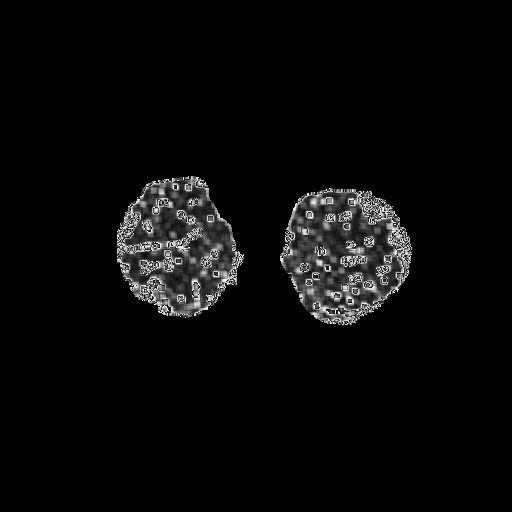
#> input picture proj/GLCM/contrast/0100001.jpg, 512 x 512 px, given as the content of the folder ../honeycombing_preprocess/honeycombing, which was not available
$ python GLCM.py
#> lines starting #> are read from the running program, lines starting #| are printed output that depends on the picture; after the words box and inside, x2 and y2 are one past the last pixel; in counts of white or black regions, pixels touching at a corner belong together; pictures that were not available may be replaced by others from this repository, and a replacement may not be noted
import os
import cv2
import matplotlib.pyplot as plt
import numpy as np
import math
import skimage.morphology as mplg
import skimage.measure as measure

typeString = ['contrast', 'energy', 'entropy', 'homogeneity']


# gray_level = 16  # 灰度级数
# window_w, window_h = 12, 12  # 窗口大小
# dx, dy = 1, 1  # 灰度共生矩阵计算方向
#
# featureType = 3  # 对应typeString选择计算的特征值
# low, high = 0, 80  # 筛选区域，保留特征值在(low,high)之间的小窗口


# def pre(number):
#     global window_w, window_h
#     # window_w, window_h = window[number], window[number]
#     # global low
#     # low = lows[number]


def getMaxGrayLevel(img):
    max_gray_level = 0
    height, width = img.shape[:2]
    for y in range(height):
        for x in range(width):
            if img[y][x] > max_gray_level:
                max_gray_level = img[y][x]
    return max_gray_level + 1


def grayDown(img, max_gray_level, gray_level):
    height, width = img.shape[:2]
    # 减小灰度级数
    if max_gray_level > gray_level:
        for j in range(height):
            for i in range(width):
                img[j][i] = img[j][i] * gray_level / max_gray_level
    return img


def getGLCM(img, dx, dy, gray_level):
    ans = np.zeros((gray_level, gray_level), dtype=int)
    height, width = img.shape[:2]

    # 计算共生矩阵
    for j in range(height - dy):
        for i in range(width - dx):
            x = img[j][i]
            y = img[j + dy][i + dx]
            # print(j, i, x, y)
            ans[x][y] += 1
    # [8 lines of commented-out code are left out]

    return ans


def feature(m, gray_level):
    contrast = 0.0  # 对比度
    energy = 0.0  # 能量
    entropy = 0.0  # 熵
    homogeneity = 0.0  # 一致性
    for i in range(gray_level):
        for j in range(gray_level):
            contrast += (i - j) * (i - j) * m[i][j]
            energy += int(m[i][j] * m[i][j])
            homogeneity += m[i][j] / (1 + (i - j) * (i - j))
            if m[i][j] > 0.0:
                entropy += m[i][j] * math.log(m[i][j])
    return [contrast, energy, -entropy, homogeneity]


def feature2gray(m, maxValue):
    print(maxValue)
    # if maxValue <= 255:
    #     return m
    height, width = m.shape[:2]
    for j in range(height):
        for i in range(width):
            m[j][i] = m[j][i] * 255 / maxValue
    return m


def checkWindow(w, threshold):
    height, width = w.shape[:2]
    for i in range(height):
        for j in range(width):
            if w[i][j] < threshold:
                return False
    return True


def computeGray(w):
    height, width = w.shape[:2]
    sum = 0
    for i in range(height):
        for j in range(width):
            sum += w[i][j]
    return sum


def focalSegment(path_isReticular, isReticular):
#> called with path_isReticular = False, isReticular = False
    if path_isReticular:
        if isReticular:
            result_path = "../reticular_result/reticular"
            parenchyma_path = "../reticular_preprocess/reticular"
        else:
            result_path = "../reticular_result/honeycombing"
            parenchyma_path = "../reticular_preprocess/honeycombing"
    else:
        if isReticular:
            result_path = "../honeycombing_result/reticular"
            parenchyma_path = "../honeycombing_preprocess/reticular"
        else:
            result_path = "../honeycombing_result/honeycombing"
            parenchyma_path = "../honeycombing_preprocess/honeycombing"

    if isReticular:
        gray_level = 16  # 灰度级数
        window_w, window_h = 5, 5  # 窗口大小
        dx, dy = 0, 1  # 灰度共生矩阵计算方向
        featureType = 2  # 对应typeString选择计算的特征值
        low, high = -11, 0  # 筛选区域，保留特征值在(low,high)之间的小窗口
        k = 7
    else:
        gray_level = 16  # 灰度级数
        window_w, window_h = 12, 12  # 窗口大小
        dx, dy = 1, 1  # 灰度共生矩阵计算方向
        featureType = 3  # 对应typeString选择计算的特征值
        low, high = 0, 80  # 筛选区域，保留特征值在(low,high)之间的小窗口
        k = 24

    for root, dirs, files in os.walk(parenchyma_path):  # 选择计算灰度共生矩阵的图
        for filename in files:
            # 读取肺实质图像
            path = os.path.join(root, filename)
            img = cv2.imread(path)
#> img is the input picture: shape (512, 512, 3); min 0, max 255, mean 9.2
            gray = cv2.cvtColor(img, cv2.COLOR_BGR2GRAY)
            height, width = gray.shape[:2]
#> height = 512; width = 512
            max_gray = getMaxGrayLevel(gray)
#> after the loop in getMaxGrayLevel, `for y in range(height):`: max_gray_level = 255
#> max_gray = 256
            gray = grayDown(gray, max_gray, gray_level)  # 减少灰度级数

            # [5 lines of commented-out code are left out]
            data = np.zeros(gray.shape[:2], dtype=int)

            # 按小区域计算GLCM
            hw = int(window_w / 2)
            hh = int(window_h / 2)
            for i in range(window_h, height - window_h, window_w):
                for j in range(window_w, width - window_w, window_h):
                    if gray[i][j] != 0:  # 提高计算效率
                        window = gray[i - hh:i + hh + 1, j - hw:j + hw + 1]
                        glcm = getGLCM(window, dx, dy, gray_level)

                        featureValue = feature(glcm, gray_level)
                        # contrast, energy, entropy, homogeneity = feature(glcm)
                        # cont[i - hh:i + hh + 1, j - hw:j + hw + 1] = contrast
                        # nrg[i - hh:i + hh + 1, j - hw:j + hw + 1] = energy
                        # ntp[i - hh:i + hh + 1, j - hw:j + hw + 1] = entropy
                        # hom[i - hh:i + hh + 1, j - hw:j + hw + 1] = homogeneity
                        data[i - hh:i + hh + 1, j - hw:j + hw + 1] = featureValue[featureType]
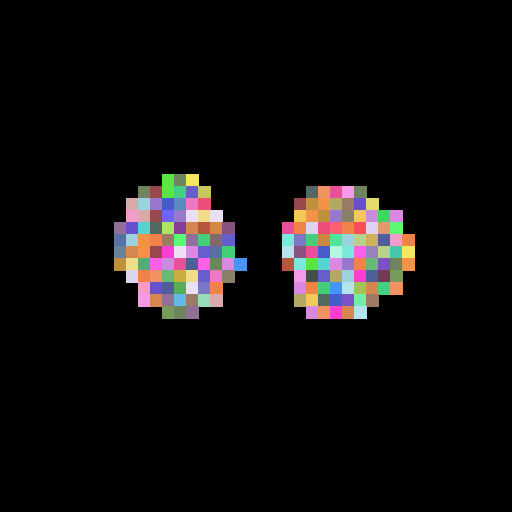
#> data: shape (512, 512) int64; 78 distinct labels, from 0 to 123; one colour per label, 0 black

            compareImg = data

            # [10 lines of commented-out code are left out]
            mask = np.zeros(gray.shape[:2], dtype=np.uint8)
            for i in range(height):
                for j in range(width):
                    if low < compareImg[i][j] < high:
                        mask[i][j] = 255
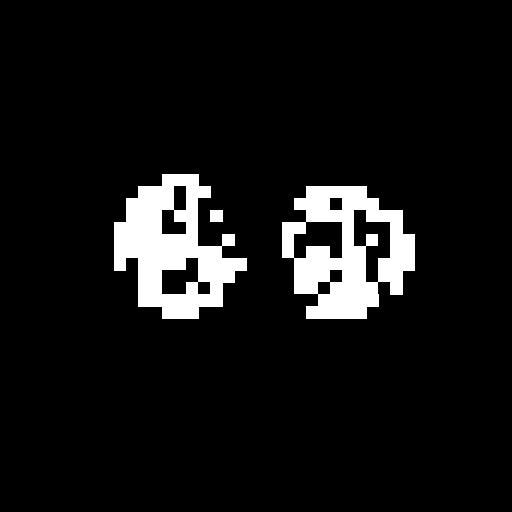
#> mask: shape (512, 512); 7.6% white; 3 white regions, box (x1, y1, x2, y2) and area: (114, 174, 247, 319) 10009, (282, 186, 415, 319) 9878, (210, 210, 223, 222) 156
            # 填空隙
            # mask = mplg.opening(mask, mplg.disk(2))
            mask = mplg.closing(mask, mplg.disk(k))
            # mask = mplg.opening(mask, mplg.disk((window_h+window_w)/4))

            if isReticular:
                for i in range(height):
                    for j in range(width):
                        if checkWindow(gray[i:i + 6, j:j + 6], 14):
                            mask[i:i + 6, j:j + 6] = 0

            img[mask == 0] = 0
#> img: shape (512, 512, 3)
            # 输出最终病灶结果
            cv2.imwrite(os.path.join(result_path, filename), img)


# [5 lines of commented-out code are left out]


def IOUResult(path_isReticular, isReticular):
#> called with path_isReticular = False, isReticular = False
    if path_isReticular:
        if isReticular:
            answer_path = "../pretreat/reticular"
            result_path = "../reticular_result/reticular"
        else:
            answer_path = ""
            result_path = ""

    else:
        if isReticular:
            answer_path = ""
            result_path = ""
        else:
            answer_path = "../pretreat/honeycombing"
            result_path = "../honeycombing_result/honeycombing"

    avg = 0
    for root, dirs, files in os.walk(result_path):
        for filename in files:
            path = os.path.join(root, filename)
            result = cv2.imread(path)
            answer = cv2.imread(os.path.join(answer_path, filename))
            answer_gray = cv2.cvtColor(answer, cv2.COLOR_BGR2GRAY)
            result_gray = cv2.cvtColor(result, cv2.COLOR_BGR2GRAY)

            # IOU
            intersection = 0
            union = 0
            row, col = result.shape[:2]
            for i in range(row):
                for j in range(col):
                    if answer_gray[i][j] > 0 and result_gray[i][j] > 0:
                        intersection += 1
                        union += 1
                    elif answer_gray[i][j] > 0 or result_gray[i][j] > 0:
                        union += 1
            ret = float(intersection) / float(union)
            print(filename, ' ', ret)
#| 0100001.jpg   1.0
            avg += ret / 20

    print(" avg:", avg)
#|  avg: 0.05


def color(path_isReticular, isReticular):
#> called with path_isReticular = False, isReticular = False
    if path_isReticular:
        final_path = "../reticular_result/final"
        if isReticular:
            result_path = "../reticular_result/reticular"
            origin_path = "../reticular"
        else:
            result_path = "../reticular_result/honeycombing"
            origin_path = "../reticular_result/final"

    else:
        final_path = "../honeycombing_result/final"
        if isReticular:
            result_path = "../honeycombing_result/reticular"
            origin_path = "../honeycombing_result/final"
        else:
            result_path = "../honeycombing_result/honeycombing"
            origin_path = "../honeycombing"

    for root, dirs, files in os.walk(result_path):
        for filename in files:
            path = os.path.join(root, filename)
            result = cv2.imread(path)
            result_gray = cv2.cvtColor(result, cv2.COLOR_BGR2GRAY)
            origin = cv2.imread(os.path.join(origin_path, filename))
            row, col = result.shape[:2]
            # 上色
            for i in range(row):
                for j in range(col):
                    if final_path == origin_path and np.abs(int(origin[i, j, 1]) - int(origin[i, j, 2])) > 50:
                        continue
                    if result_gray[i][j] > 5:
                        if isReticular:
                            if origin[i, j, 2] > 185:
                                origin[i, j] = (185, 185, 255)
                            else:
                                origin[i][j][2] += 70
                        else:
                            if origin[i, j, 1] > 185:
                                origin[i, j] = (185, 255, 185)
                            else:
                                origin[i][j][1] += 70
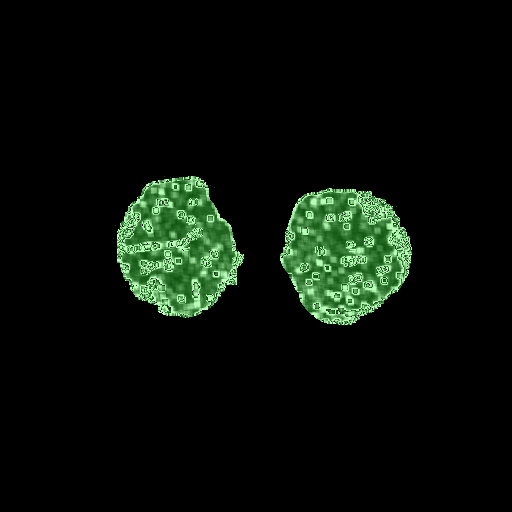
#> origin: shape (512, 512, 3); 10.05% of pixels changed, all inside (x1, y1, x2, y2) = (113, 176, 412, 325)
            cv2.imwrite(os.path.join(final_path, filename), origin)


if __name__ == '__main__':
    focalSegment(False, False)
    IOUResult(False, False)
    color(False, False)
